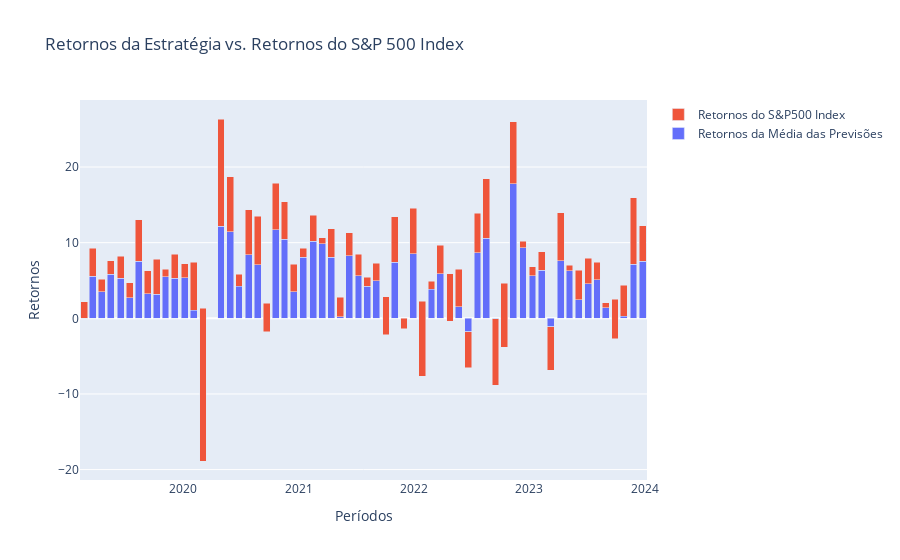

The notebook cell this image was saved under:
### Markdown cell above
##### **Gráfico de barras dos Retornos da Estratégia vs. Retornos do S&P 500 Index**

### Code cell
import plotly.graph_objects as go

# Dados de exemplo
x_values = average_monthly_results.index
y_values_1 = average_monthly_results
y_values_2 = sp500_index_period_returns

# Criação das barras empilhadas
fig = go.Figure()

# Primeira barra (base)
fig.add_trace(go.Bar(
    x=x_values,
    y=y_values_1,
    name=average_monthly_results.name
))

# Segunda barra (sobreposta na anterior)
fig.add_trace(go.Bar(
    x=x_values,
    y=y_values_2,
    name=sp500_index_period_returns.name
))

# Configuração do layout para barras empilhadas
fig.update_layout(
    barmode='stack',
    title='Retornos da Estratégia vs. Retornos do S&P 500 Index',
    xaxis_title='Períodos',
    yaxis_title='Retornos'
)

# Exibe o gráfico
fig.show()
